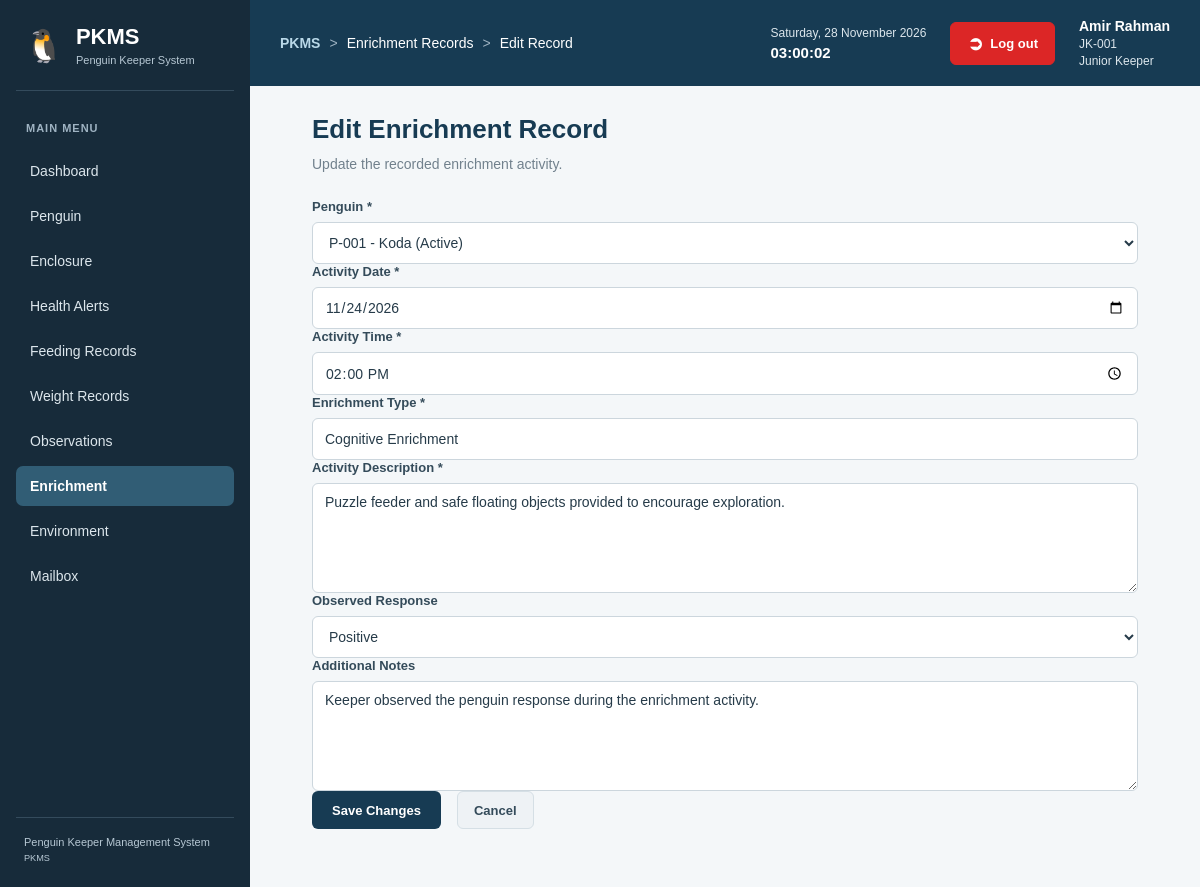
The app's page /modules/enrichment/edit.php?id=8 (signed in) with its own data.
### tables this page shows
CREATE TABLE `enrichment_records` (
  `enrichment_id` int(11) NOT NULL,
  `penguin_id` int(11) NOT NULL,
  `keeper_id` int(11) NOT NULL,
  `activity_date` date DEFAULT NULL,
  `activity_time` time DEFAULT NULL,
  `enrichment_type` varchar(60) NOT NULL,
  `activity_description` text DEFAULT NULL,
  `observed_response` enum('Positive','Neutral','Negative') DEFAULT NULL,
  `notes` text DEFAULT NULL
);

CREATE TABLE `penguins` (
  `penguin_id` int(11) NOT NULL,
  `animal_code` varchar(20) NOT NULL,
  `name` varchar(60) NOT NULL,
  `species` varchar(80) NOT NULL,
  `sex` enum('Male','Female','Unknown') DEFAULT 'Unknown',
  `hatch_date` date DEFAULT NULL,
  `origin_type` varchar(50) DEFAULT NULL,
  `arrival_date` date DEFAULT NULL,
  `enclosure_id` int(11) DEFAULT NULL,
  `status` enum('Active','Quarantine','Transferred','Deceased') DEFAULT 'Active',
  `notes` text DEFAULT NULL,
  `created_at` datetime DEFAULT current_timestamp(),
  `archived_at` datetime DEFAULT NULL,
  `archived_by` int(11) DEFAULT NULL
);

### modules/enrichment/edit.php (the view, shortened to what this page needs)
<?php
require_once __DIR__ . '/../../includes/auth.php';
$recordId = filter_input(INPUT_GET, 'id', FILTER_VALIDATE_INT);
try {
    $stmt = $pdo->prepare("
        SELECT *
        FROM enrichment_records
        WHERE enrichment_id = ?
    ");
    $stmt->execute([$recordId]);
    $record = $stmt->fetch();
} catch (PDOException $e) {
    error_log('Enrichment record retrieval error: ' . $e->getMessage());
    exit('Unable to load the enrichment record.');
}
$penguinId = (string)$record['penguin_id'];
$activityDate = $record['activity_date'] ?? '';
$activityTime = $record['activity_time'] ?? '';
$enrichmentType = $record['enrichment_type'] ?? '';
$activityDescription = $record['activity_description'] ?? '';
$observedResponse = $record['observed_response'] ?? '';
$notes = $record['notes'] ?? '';
try {
    $penguinsStmt = $pdo->query("
        SELECT penguin_id, animal_code, name, status
        FROM penguins
        WHERE archived_at IS NULL
          AND status IN ('Active', 'Quarantine')
        ORDER BY animal_code
    ");
    $penguins = $penguinsStmt->fetchAll();
} catch (PDOException $e) {
    error_log('Enrichment penguin list error: ' . $e->getMessage());
    exit('Unable to load penguin information.');
}
?>
<!DOCTYPE html>
<html lang="en">
<head>
    <link rel="stylesheet"
          href="/penguin_keeper_management/assets/css/style.css">
</head>
<body>
<div class="app-layout">
    <?php include __DIR__ . '/../../includes/sidebar.php'; ?>
    <main class="main-content">
        <?php
        include __DIR__ . '/../../includes/topbar.php';
        ?>
        <div class="page-content">
            <div class="page-header">
                <div>
                    <h1>Edit Enrichment Record</h1>
                    <p>Update the recorded enrichment activity.</p>
                </div>
            </div>
            <section class="form-section">
                <form method="POST" action="edit.php?id=<?= (int)$recordId ?>">
                    <div class="form-group">
                        <label for="penguin_id">Penguin *</label>
                        <select id="penguin_id" name="penguin_id" required>
                            <?php foreach ($penguins as $penguin): ?>
                                <option
                                    value="<?= (int)$penguin['penguin_id'] ?>"
                                    <?= (string)$penguinId === (string)$penguin['penguin_id']
                                        ? 'selected' : '' ?>
                                >
                                    <?= htmlspecialchars(
                                        $penguin['animal_code'] . ' - ' .
                                        $penguin['name'] . ' (' .
                                        $penguin['status'] . ')'
                                    ) ?>
                                </option>
                            <?php endforeach; ?>
                        </select>
                    </div>
                    <div class="form-group">
                        <label for="activity_date">Activity Date *</label>
                        <input
                            type="date"
                            id="activity_date"
                            name="activity_date"
                            value="<?= htmlspecialchars($activityDate) ?>"
                            required
                        >
                    </div>
                    <div class="form-group">
                        <label for="activity_time">Activity Time *</label>
                        <input
                            type="time"
                            id="activity_time"
                            name="activity_time"
                            value="<?= htmlspecialchars(substr($activityTime, 0, 5)) ?>"
                            required
                        >
                    </div>
                    <div class="form-group">
                        <label for="enrichment_type">Enrichment Type *</label>
                        <input
                            type="text"
                            id="enrichment_type"
                            name="enrichment_type"
                            maxlength="100"
                            value="<?= htmlspecialchars($enrichmentType) ?>"
                            required
                        >
                    </div>
                    <div class="form-group">
                        <label for="activity_description">Activity Description *</label>
                        <textarea
                            id="activity_description"
                            name="activity_description"
                            rows="4"
                            maxlength="2000"
                            required
                        ><?= htmlspecialchars($activityDescription) ?></textarea>
                    </div>
                    <div class="form-group">
                        <label for="observed_response">Observed Response</label>
                        <select
                            id="observed_response"
                            name="observed_response"
                        >
                            <?php foreach (['Positive', 'Neutral', 'Negative'] as $option): ?>
                                <option
                                    value="<?= htmlspecialchars($option) ?>"
                                    <?= $observedResponse === $option ? 'selected' : '' ?>
                                >
                                    <?= htmlspecialchars($option) ?>
                                </option>
                            <?php endforeach; ?>
                        </select>
                    </div>
                    <div class="form-group">
                        <label for="notes">Additional Notes</label>
                        <textarea
                            id="notes"
                            name="notes"
                            rows="4"
                            maxlength="2000"
                        ><?= htmlspecialchars($notes) ?></textarea>
                    </div>
                    <div class="form-actions">
                        <button type="submit" class="btn-primary">
                            Save Changes
                        </button>
                        <a href="index.php" class="btn-secondary">
                            Cancel
                        </a>
                    </div>
                </form>
            </section>
        </div>
    </main>
</div>
</body>
</html>

### assets/css/style.css (style rules this page uses)
.app-layout { display: flex; min-height: 100vh; width: 100%; }
.main-content { flex: 1; width: auto; max-width: none; margin: 0; padding: 30px; background: #f1f5f9; box-sizing: border-box; }
.main-content button { background: #dc2626; color: white; border: none; padding: 11px 20px; border-radius: 5px; cursor: pointer; }
.app-layout { display: flex; min-height: 100vh; }
.main-content { flex: 1; min-width: 0; padding: 30px; background-color: #f4f7f9; }
.form-actions { display: flex; align-items: center; gap: 16px; }
.form-actions button { padding: 11px 20px; border: none; border-radius: 6px; background-color: #173b53; color: #ffffff; cursor: pointer; }
* { box-sizing: border-box; }
body { margin: 0; font-family: Arial, Helvetica, sans-serif; color: #263b49; background: #f1f5f9; }
a { transition: color 0.2s ease, background-color 0.2s ease; }
.page-content { width: 100%; max-width: 1500px; margin: 0 auto; padding: 28px 32px; }
.page-header { display: flex; justify-content: space-between; align-items: center; flex-wrap: wrap; gap: 16px; margin-bottom: 24px; }
.page-header h1 { margin: 0 0 8px; color: #173b53; font-size: 26px; }
.page-header p { margin: 0; color: #71818d; font-size: 14px; line-height: 1.6; }
.form-group { display: flex; flex-direction: column; gap: 8px; flex: 1; min-width: 170px; }
.form-group label { color: #344b5a; font-size: 13px; font-weight: 600; }
.form-group input, .form-group select, .form-group textarea { width: 100%; min-height: 42px; padding: 10px 12px; border: 1px solid #ccd6dd; border-radius: 6px; background: #ffffff; color: #263b49; font-family: inherit; font-size: 14px; }
.form-group textarea { min-height: 110px; resize: vertical; }
.btn-primary, .btn-secondary, .btn-danger, .btn-success { display: inline-flex; justify-content: center; align-items: center; min-height: 38px; padding: 9px 16px; border: 1px solid transparent; border-radius: 6px; text-decoration: none; font-family: inherit; font-size: 13px; font-weight: 600; cursor: pointer; transition: background-color 0.2s ease; }
.main-content .btn-primary { background: #173b53; color: #ffffff; }
.main-content .btn-secondary { background: #eef2f5; border-color: #d5dfe5; color: #344b5a; }

### records on screen
enrichment_records: penguin_id "P-001 - Koda (Active)", activity_date "11/24/2026", activity_time "14:00", enrichment_type "Cognitive Enrichment", activity_description "Puzzle feeder and safe floating objects provided to encourage exploration.", observed_response "Positive", notes "Keeper observed the penguin response during the enrichment activity."

### other values on screen
$item['label'] "Dashboard"
$item['label'] "Penguin"
$item['label'] "Enclosure"
$item['label'] "Health Alerts"
$item['label'] "Feeding Records"
$item['label'] "Weight Records"
$item['label'] "Observations"
$item['label'] "Enrichment"
$item['label'] "Environment"
$item['label'] "Mailbox"
$crumb "Enrichment Records"
$crumb "Edit Record"
$_SESSION['full_name'] "Amir Rahman"
$_SESSION['staff_code'] "JK-001"
$_SESSION['role'] "Junior Keeper"
